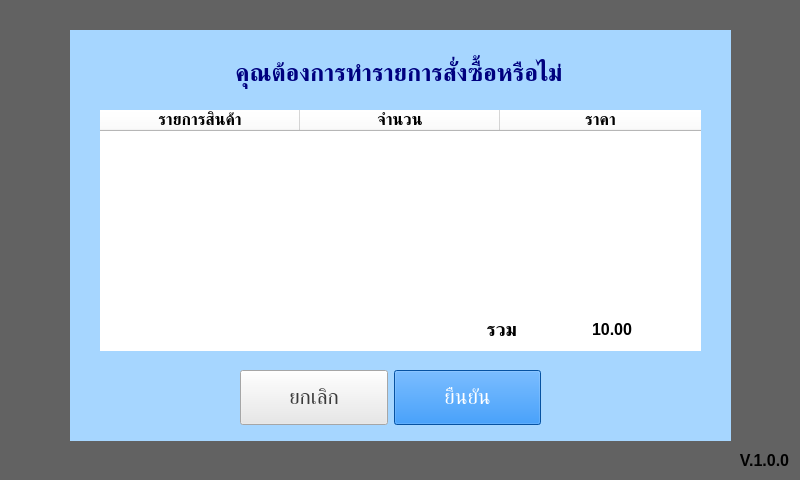
<?xml version="1.0" encoding="UTF-8"?>
<ui version="4.0">
 <class>MainWindow</class>
 <widget class="QMainWindow" name="MainWindow">
  <property name="geometry">
   <rect>
    <x>0</x>
    <y>0</y>
    <width>800</width>
    <height>480</height>
   </rect>
  </property>
  <property name="sizePolicy">
   <sizepolicy hsizetype="Preferred" vsizetype="Preferred">
    <horstretch>0</horstretch>
    <verstretch>0</verstretch>
   </sizepolicy>
  </property>
  <property name="minimumSize">
   <size>
    <width>800</width>
    <height>480</height>
   </size>
  </property>
  <property name="maximumSize">
   <size>
    <width>800</width>
    <height>480</height>
   </size>
  </property>
  <property name="windowTitle">
   <string>MainWindow</string>
  </property>
  <widget class="QWidget" name="centralwidget">
   <widget class="QLabel" name="bgLabel">
    <property name="enabled">
     <bool>true</bool>
    </property>
    <property name="geometry">
     <rect>
      <x>0</x>
      <y>0</y>
      <width>800</width>
      <height>480</height>
     </rect>
    </property>
    <property name="minimumSize">
     <size>
      <width>800</width>
      <height>480</height>
     </size>
    </property>
    <property name="maximumSize">
     <size>
      <width>800</width>
      <height>480</height>
     </size>
    </property>
    <property name="text">
     <string/>
    </property>
    <property name="pixmap">
     <pixmap>QT_resource/bgsky.jpg</pixmap>
    </property>
    <property name="scaledContents">
     <bool>true</bool>
    </property>
   </widget>
   <widget class="QLabel" name="version_label">
    <property name="geometry">
     <rect>
      <x>717</x>
      <y>440</y>
      <width>81</width>
      <height>41</height>
     </rect>
    </property>
    <property name="font">
     <font>
      <family>Leelawadee UI</family>
      <pointsize>12</pointsize>
      <weight>75</weight>
      <bold>true</bold>
     </font>
    </property>
    <property name="layoutDirection">
     <enum>Qt::LeftToRight</enum>
    </property>
    <property name="styleSheet">
     <string notr="true"/>
    </property>
    <property name="text">
     <string>V.1.0.0  </string>
    </property>
    <property name="alignment">
     <set>Qt::AlignRight|Qt::AlignTrailing|Qt::AlignVCenter</set>
    </property>
   </widget>
   <widget class="QFrame" name="table_frame">
    <property name="geometry">
     <rect>
      <x>100</x>
      <y>110</y>
      <width>601</width>
      <height>241</height>
     </rect>
    </property>
    <property name="styleSheet">
     <string notr="true">background-color: rgb(255, 255, 255);</string>
    </property>
    <layout class="QVBoxLayout" name="verticalLayout" stretch="0,20">
     <property name="leftMargin">
      <number>0</number>
     </property>
     <property name="topMargin">
      <number>0</number>
     </property>
     <property name="rightMargin">
      <number>0</number>
     </property>
     <property name="bottomMargin">
      <number>0</number>
     </property>
     <item>
      <widget class="QTableWidget" name="tableGoods">
       <property name="frameShape">
        <enum>QFrame::NoFrame</enum>
       </property>
       <property name="frameShadow">
        <enum>QFrame::Plain</enum>
       </property>
       <property name="gridStyle">
        <enum>Qt::SolidLine</enum>
       </property>
       <attribute name="horizontalHeaderVisible">
        <bool>true</bool>
       </attribute>
       <attribute name="horizontalHeaderCascadingSectionResizes">
        <bool>false</bool>
       </attribute>
       <attribute name="horizontalHeaderDefaultSectionSize">
        <number>200</number>
       </attribute>
       <attribute name="horizontalHeaderHighlightSections">
        <bool>true</bool>
       </attribute>
       <attribute name="horizontalHeaderMinimumSectionSize">
        <number>100</number>
       </attribute>
       <attribute name="horizontalHeaderShowSortIndicator" stdset="0">
        <bool>false</bool>
       </attribute>
       <attribute name="horizontalHeaderStretchLastSection">
        <bool>true</bool>
       </attribute>
       <attribute name="verticalHeaderStretchLastSection">
        <bool>false</bool>
       </attribute>
       <column>
        <property name="text">
         <string>รายการสินค้า</string>
        </property>
        <property name="font">
         <font>
          <family>Leelawadee UI</family>
          <pointsize>12</pointsize>
          <weight>75</weight>
          <bold>true</bold>
         </font>
        </property>
       </column>
       <column>
        <property name="text">
         <string>จำนวน</string>
        </property>
        <property name="font">
         <font>
          <family>Leelawadee UI</family>
          <pointsize>12</pointsize>
          <weight>75</weight>
          <bold>true</bold>
         </font>
        </property>
       </column>
       <column>
        <property name="text">
         <string>ราคา</string>
        </property>
        <property name="font">
         <font>
          <family>Leelawadee UI</family>
          <pointsize>12</pointsize>
          <weight>75</weight>
          <bold>true</bold>
         </font>
        </property>
       </column>
      </widget>
     </item>
     <item>
      <widget class="QFrame" name="horizontalFrame">
       <layout class="QHBoxLayout" name="totalamount" stretch="7,3">
        <property name="sizeConstraint">
         <enum>QLayout::SetNoConstraint</enum>
        </property>
        <property name="leftMargin">
         <number>0</number>
        </property>
        <property name="topMargin">
         <number>0</number>
        </property>
        <property name="rightMargin">
         <number>0</number>
        </property>
        <property name="bottomMargin">
         <number>0</number>
        </property>
        <item>
         <widget class="QLabel" name="total_label">
          <property name="font">
           <font>
            <family>Leelawadee</family>
            <pointsize>14</pointsize>
            <weight>75</weight>
            <bold>true</bold>
           </font>
          </property>
          <property name="text">
           <string>รวม</string>
          </property>
          <property name="alignment">
           <set>Qt::AlignRight|Qt::AlignTrailing|Qt::AlignVCenter</set>
          </property>
         </widget>
        </item>
        <item>
         <widget class="QLabel" name="totalmoney_label">
          <property name="font">
           <font>
            <family>Leelawadee UI</family>
            <pointsize>12</pointsize>
            <weight>75</weight>
            <bold>true</bold>
           </font>
          </property>
          <property name="text">
           <string>10.00</string>
          </property>
          <property name="alignment">
           <set>Qt::AlignCenter</set>
          </property>
         </widget>
        </item>
       </layout>
      </widget>
     </item>
    </layout>
   </widget>
   <widget class="QLabel" name="bgblackLabel">
    <property name="enabled">
     <bool>true</bool>
    </property>
    <property name="geometry">
     <rect>
      <x>0</x>
      <y>0</y>
      <width>800</width>
      <height>480</height>
     </rect>
    </property>
    <property name="minimumSize">
     <size>
      <width>800</width>
      <height>480</height>
     </size>
    </property>
    <property name="maximumSize">
     <size>
      <width>800</width>
      <height>480</height>
     </size>
    </property>
    <property name="styleSheet">
     <string notr="true">background-color: rgba(0, 0, 0, 150);</string>
    </property>
    <property name="text">
     <string/>
    </property>
    <property name="scaledContents">
     <bool>true</bool>
    </property>
   </widget>
   <widget class="QLabel" name="AddStuff_Label_3">
    <property name="geometry">
     <rect>
      <x>90</x>
      <y>50</y>
      <width>618</width>
      <height>47</height>
     </rect>
    </property>
    <property name="font">
     <font>
      <family>Leelawadee UI</family>
      <pointsize>18</pointsize>
      <weight>75</weight>
      <bold>true</bold>
     </font>
    </property>
    <property name="autoFillBackground">
     <bool>false</bool>
    </property>
    <property name="styleSheet">
     <string notr="true">QLabel{

	color: rgb(0, 0, 127);

}</string>
    </property>
    <property name="text">
     <string>คุณต้องการทำรายการสั่งซื้อหรือไม่</string>
    </property>
    <property name="scaledContents">
     <bool>false</bool>
    </property>
    <property name="alignment">
     <set>Qt::AlignCenter</set>
    </property>
   </widget>
   <widget class="QLabel" name="subbg_label">
    <property name="geometry">
     <rect>
      <x>70</x>
      <y>30</y>
      <width>661</width>
      <height>411</height>
     </rect>
    </property>
    <property name="styleSheet">
     <string notr="true">background-color: rgb(166, 214, 255)</string>
    </property>
    <property name="text">
     <string/>
    </property>
   </widget>
   <widget class="QWidget" name="cancelaccept_widget" native="true">
    <property name="geometry">
     <rect>
      <x>240</x>
      <y>370</y>
      <width>301</width>
      <height>55</height>
     </rect>
    </property>
    <layout class="QHBoxLayout" name="horizontalLayout">
     <property name="leftMargin">
      <number>0</number>
     </property>
     <property name="topMargin">
      <number>0</number>
     </property>
     <property name="rightMargin">
      <number>0</number>
     </property>
     <property name="bottomMargin">
      <number>0</number>
     </property>
     <item>
      <widget class="QPushButton" name="cancelbutton">
       <property name="sizePolicy">
        <sizepolicy hsizetype="Minimum" vsizetype="Preferred">
         <horstretch>0</horstretch>
         <verstretch>0</verstretch>
        </sizepolicy>
       </property>
       <property name="font">
        <font>
         <family>Leelawadee UI</family>
         <pointsize>16</pointsize>
         <weight>50</weight>
         <bold>false</bold>
        </font>
       </property>
       <property name="styleSheet">
        <string notr="true">background-color: rgb(232, 232, 232);
color: rgb(59, 59, 59)</string>
       </property>
       <property name="text">
        <string>ยกเลิก</string>
       </property>
      </widget>
     </item>
     <item>
      <widget class="QPushButton" name="nextpagebutton">
       <property name="sizePolicy">
        <sizepolicy hsizetype="Minimum" vsizetype="Preferred">
         <horstretch>0</horstretch>
         <verstretch>0</verstretch>
        </sizepolicy>
       </property>
       <property name="font">
        <font>
         <family>Leelawadee UI</family>
         <pointsize>16</pointsize>
         <weight>50</weight>
         <bold>false</bold>
        </font>
       </property>
       <property name="styleSheet">
        <string notr="true">background-color: rgb(9, 115, 227);
color: rgb(255, 255, 255);</string>
       </property>
       <property name="text">
        <string>ยืนยัน</string>
       </property>
      </widget>
     </item>
    </layout>
   </widget>
   <zorder>bgLabel</zorder>
   <zorder>bgblackLabel</zorder>
   <zorder>subbg_label</zorder>
   <zorder>version_label</zorder>
   <zorder>table_frame</zorder>
   <zorder>AddStuff_Label_3</zorder>
   <zorder>cancelaccept_widget</zorder>
  </widget>
 </widget>
 <resources/>
 <connections/>
</ui>
